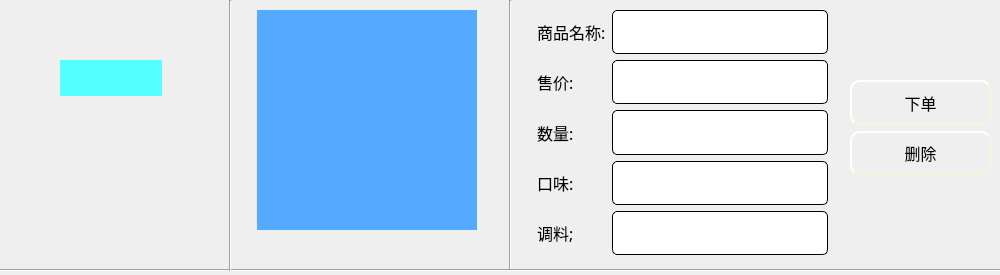
<?xml version="1.0" encoding="UTF-8"?>
<ui version="4.0">
 <class>ListItem</class>
 <widget class="QWidget" name="ListItem">
  <property name="geometry">
   <rect>
    <x>0</x>
    <y>0</y>
    <width>1000</width>
    <height>275</height>
   </rect>
  </property>
  <property name="windowTitle">
   <string>Form</string>
  </property>
  <widget class="QLabel" name="lb_comhead">
   <property name="geometry">
    <rect>
     <x>257</x>
     <y>10</y>
     <width>220</width>
     <height>220</height>
    </rect>
   </property>
   <property name="styleSheet">
    <string notr="true">background-color: rgb(85, 170, 255);</string>
   </property>
   <property name="text">
    <string/>
   </property>
  </widget>
  <widget class="Line" name="line">
   <property name="geometry">
    <rect>
     <x>500</x>
     <y>0</y>
     <width>20</width>
     <height>271</height>
    </rect>
   </property>
   <property name="orientation">
    <enum>Qt::Vertical</enum>
   </property>
  </widget>
  <widget class="QLabel" name="lb_merhead">
   <property name="geometry">
    <rect>
     <x>60</x>
     <y>60</y>
     <width>102</width>
     <height>36</height>
    </rect>
   </property>
   <property name="styleSheet">
    <string notr="true">background-color: rgb(85, 255, 255);</string>
   </property>
   <property name="text">
    <string/>
   </property>
  </widget>
  <widget class="QLabel" name="lb_mername">
   <property name="geometry">
    <rect>
     <x>60</x>
     <y>100</y>
     <width>101</width>
     <height>31</height>
    </rect>
   </property>
   <property name="font">
    <font>
     <family>微软雅黑</family>
     <pointsize>12</pointsize>
     <weight>75</weight>
     <bold>true</bold>
    </font>
   </property>
   <property name="styleSheet">
    <string notr="true">color: rgb(255, 0, 0);</string>
   </property>
   <property name="text">
    <string/>
   </property>
  </widget>
  <widget class="QWidget" name="layoutWidget">
   <property name="geometry">
    <rect>
     <x>537</x>
     <y>10</y>
     <width>291</width>
     <height>245</height>
    </rect>
   </property>
   <property name="font">
    <font>
     <family>楷体</family>
     <pointsize>12</pointsize>
    </font>
   </property>
   <layout class="QGridLayout" name="gridLayout">
    <item row="0" column="0">
     <widget class="QLabel" name="label_2">
      <property name="font">
       <font>
        <family>微软雅黑</family>
        <pointsize>12</pointsize>
       </font>
      </property>
      <property name="text">
       <string>商品名称:</string>
      </property>
     </widget>
    </item>
    <item row="0" column="1">
     <widget class="QLineEdit" name="le_name">
      <property name="enabled">
       <bool>false</bool>
      </property>
      <property name="sizePolicy">
       <sizepolicy hsizetype="Expanding" vsizetype="Expanding">
        <horstretch>0</horstretch>
        <verstretch>0</verstretch>
       </sizepolicy>
      </property>
      <property name="font">
       <font>
        <family>微软雅黑</family>
        <pointsize>12</pointsize>
       </font>
      </property>
      <property name="styleSheet">
       <string notr="true">QLineEdit{
    border-style: outset;
    border-width: 1px;
    border-radius: 5px;

    min-width: 5em;
    padding: 6px;
}</string>
      </property>
     </widget>
    </item>
    <item row="1" column="0">
     <widget class="QLabel" name="label_3">
      <property name="font">
       <font>
        <family>微软雅黑</family>
        <pointsize>12</pointsize>
       </font>
      </property>
      <property name="text">
       <string>售价:</string>
      </property>
     </widget>
    </item>
    <item row="1" column="1">
     <widget class="QLineEdit" name="le_sprice">
      <property name="enabled">
       <bool>false</bool>
      </property>
      <property name="sizePolicy">
       <sizepolicy hsizetype="Expanding" vsizetype="Expanding">
        <horstretch>0</horstretch>
        <verstretch>0</verstretch>
       </sizepolicy>
      </property>
      <property name="font">
       <font>
        <family>微软雅黑</family>
        <pointsize>12</pointsize>
       </font>
      </property>
      <property name="styleSheet">
       <string notr="true">QLineEdit{
    border-style: outset;
    border-width: 1px;
    border-radius: 5px;

    min-width: 5em;
    padding: 6px;
}</string>
      </property>
     </widget>
    </item>
    <item row="2" column="0">
     <widget class="QLabel" name="label_6">
      <property name="font">
       <font>
        <family>微软雅黑</family>
        <pointsize>12</pointsize>
       </font>
      </property>
      <property name="text">
       <string>数量:</string>
      </property>
     </widget>
    </item>
    <item row="2" column="1">
     <widget class="QLineEdit" name="le_num">
      <property name="sizePolicy">
       <sizepolicy hsizetype="Expanding" vsizetype="Expanding">
        <horstretch>0</horstretch>
        <verstretch>0</verstretch>
       </sizepolicy>
      </property>
      <property name="font">
       <font>
        <family>微软雅黑</family>
        <pointsize>12</pointsize>
       </font>
      </property>
      <property name="styleSheet">
       <string notr="true">QLineEdit{
    border-style: outset;
    border-width: 1px;
    border-radius: 5px;

    min-width: 5em;
    padding: 6px;
}</string>
      </property>
     </widget>
    </item>
    <item row="3" column="0">
     <widget class="QLabel" name="label_4">
      <property name="font">
       <font>
        <family>微软雅黑</family>
        <pointsize>12</pointsize>
       </font>
      </property>
      <property name="text">
       <string>口味:</string>
      </property>
     </widget>
    </item>
    <item row="3" column="1">
     <widget class="QLineEdit" name="le_color">
      <property name="enabled">
       <bool>false</bool>
      </property>
      <property name="sizePolicy">
       <sizepolicy hsizetype="Expanding" vsizetype="Expanding">
        <horstretch>0</horstretch>
        <verstretch>0</verstretch>
       </sizepolicy>
      </property>
      <property name="font">
       <font>
        <family>微软雅黑</family>
        <pointsize>12</pointsize>
       </font>
      </property>
      <property name="styleSheet">
       <string notr="true">QLineEdit{
    border-style: outset;
    border-width: 1px;
    border-radius: 5px;

    min-width: 5em;
    padding: 6px;
}</string>
      </property>
     </widget>
    </item>
    <item row="4" column="0">
     <widget class="QLabel" name="label_5">
      <property name="font">
       <font>
        <family>微软雅黑</family>
        <pointsize>12</pointsize>
       </font>
      </property>
      <property name="text">
       <string>调料;</string>
      </property>
     </widget>
    </item>
    <item row="4" column="1">
     <widget class="QLineEdit" name="le_bar">
      <property name="enabled">
       <bool>false</bool>
      </property>
      <property name="sizePolicy">
       <sizepolicy hsizetype="Expanding" vsizetype="Expanding">
        <horstretch>0</horstretch>
        <verstretch>0</verstretch>
       </sizepolicy>
      </property>
      <property name="font">
       <font>
        <family>微软雅黑</family>
        <pointsize>12</pointsize>
       </font>
      </property>
      <property name="styleSheet">
       <string notr="true">QLineEdit{
    border-style: outset;
    border-width: 1px;
    border-radius: 5px;

    min-width: 5em;
    padding: 6px;
}</string>
      </property>
     </widget>
    </item>
   </layout>
  </widget>
  <widget class="QWidget" name="layoutWidget">
   <property name="geometry">
    <rect>
     <x>850</x>
     <y>80</y>
     <width>141</width>
     <height>95</height>
    </rect>
   </property>
   <layout class="QGridLayout" name="gridLayout_2">
    <item row="0" column="0">
     <widget class="QPushButton" name="pb_insert">
      <property name="sizePolicy">
       <sizepolicy hsizetype="Minimum" vsizetype="Expanding">
        <horstretch>0</horstretch>
        <verstretch>0</verstretch>
       </sizepolicy>
      </property>
      <property name="font">
       <font>
        <family>微软雅黑</family>
        <pointsize>12</pointsize>
       </font>
      </property>
      <property name="styleSheet">
       <string notr="true">QPushButton{
	background-image: url(:/ico/pb1.jpg);
    border-style: outset;
    border-width: 2px;
    border-radius: 10px;
    border-color: beige;
    min-width: 5em;
    padding: 6px;
}
QPushButton:hover
{
	
	background-image: url(:/ico/pb.jpg);
    border-style: inset;
}

QPushButton:pressed{
	
	background-image: url(:/ico/pb2.jpg);
    border-style: inset;
}


</string>
      </property>
      <property name="text">
       <string>下单</string>
      </property>
     </widget>
    </item>
    <item row="1" column="0">
     <widget class="QPushButton" name="pb_delete">
      <property name="sizePolicy">
       <sizepolicy hsizetype="Minimum" vsizetype="Expanding">
        <horstretch>0</horstretch>
        <verstretch>0</verstretch>
       </sizepolicy>
      </property>
      <property name="font">
       <font>
        <family>微软雅黑</family>
        <pointsize>12</pointsize>
       </font>
      </property>
      <property name="styleSheet">
       <string notr="true">QPushButton{
	background-image: url(:/ico/pb1.jpg);
    border-style: outset;
    border-width: 2px;
    border-radius: 10px;
    border-color: beige;
    min-width: 5em;
    padding: 6px;
}
QPushButton:hover
{
	
	background-image: url(:/ico/pb.jpg);
    border-style: inset;
}

QPushButton:pressed{
	
	background-image: url(:/ico/pb2.jpg);
    border-style: inset;
}


</string>
      </property>
      <property name="text">
       <string>删除</string>
      </property>
     </widget>
    </item>
   </layout>
  </widget>
  <widget class="Line" name="line_2">
   <property name="geometry">
    <rect>
     <x>-10</x>
     <y>260</y>
     <width>1011</width>
     <height>21</height>
    </rect>
   </property>
   <property name="orientation">
    <enum>Qt::Horizontal</enum>
   </property>
  </widget>
  <widget class="Line" name="line_3">
   <property name="geometry">
    <rect>
     <x>220</x>
     <y>0</y>
     <width>20</width>
     <height>271</height>
    </rect>
   </property>
   <property name="orientation">
    <enum>Qt::Vertical</enum>
   </property>
  </widget>
 </widget>
 <resources/>
 <connections/>
</ui>
